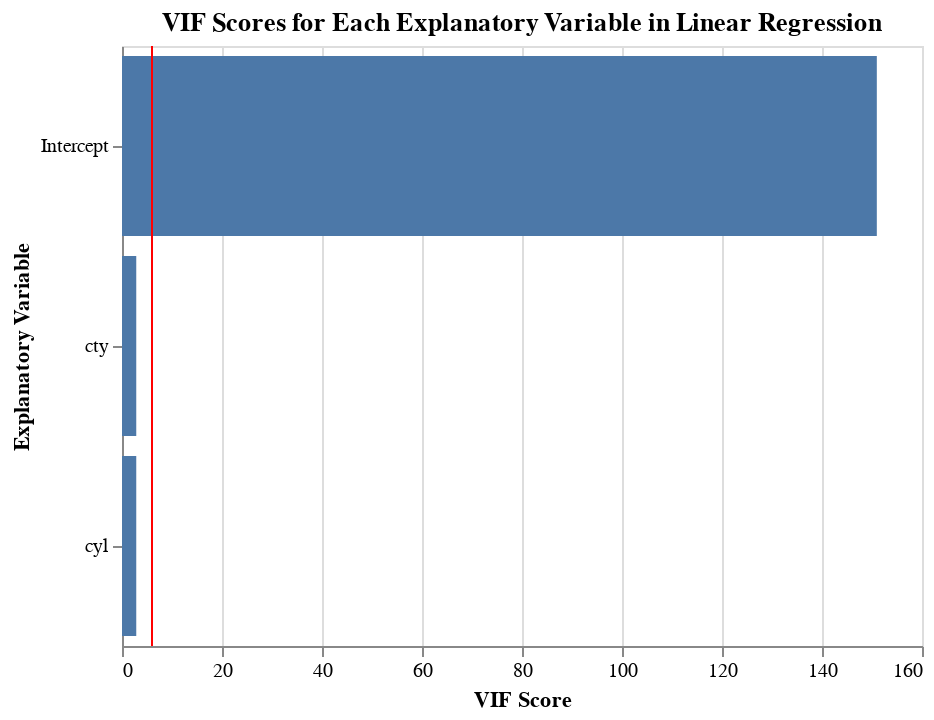

Here is the notebook cell this chart was saved with:
### Code cell
vif[1]

### Figure 1 — Vega-Lite specification as saved in the notebook (floating-point values rounded to 4 significant figures)
{"config": {"view": {"continuousWidth": 400, "continuousHeight": 300}}, "layer": [{"data": {"name": "data-f95fb93c36bfc574e344ccb2dd22cab6"}, "mark": "bar", "encoding": {"x": {"field": "vif_score", "title": "VIF Score", "type": "quantitative"}, "y": {"field": "explanatory_var", "title": "Explanatory Variable", "type": "nominal"}}, "height": 300, "title": "VIF Scores for Each Explanatory Variable in Linear Regression", "width": 400}, {"data": {"name": "data-7e0e22046d62ed3e8a527da3363c11e2"}, "mark": {"type": "rule", "color": "red"}, "encoding": {"x": {"field": "x", "type": "quantitative"}}}], "$schema": "https://vega.github.io/schema/vega-lite/v4.17.0.json", "datasets": {"data-f95fb93c36bfc574e344ccb2dd22cab6": [{"vif_score": 151.0, "explanatory_var": "Intercept"}, {"vif_score": 2.851, "explanatory_var": "cyl"}, {"vif_score": 2.851, "explanatory_var": "cty"}], "data-7e0e22046d62ed3e8a527da3363c11e2": [{"x": 6}]}}
